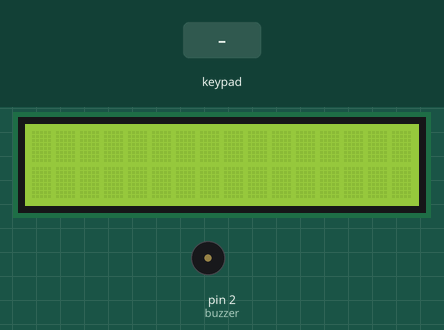
This sketch was run on a simulated Arduino Uno, built with avr-gcc and run on an emulated ATmega328P. Parts: 16×2 character LCD, buzzer (waves = sounding, pin HIGH). The inputs (shaded band) are chosen by the test bench.

Above: at 1.2 s.
1.3 s: keypad keys 6 7 8 9 # pressed 0.4 s apart
At 3.5 s:
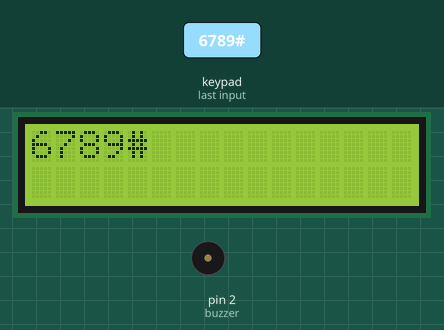
4.8 s: key '*' pressed
At 6.1 s:
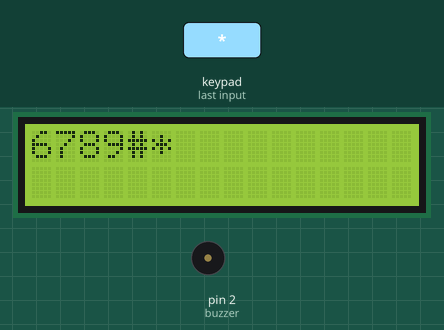
6.5 s: key '#' pressed
At 7.5 s:
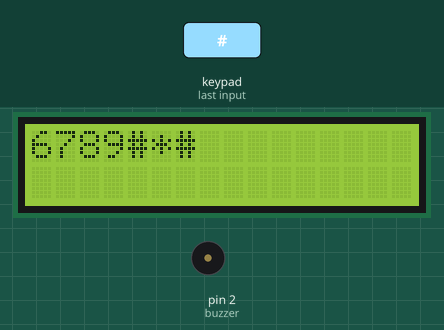
8.2 s: keypad keys 6 7 8 9 * pressed 0.4 s apart
At 11.1 s:
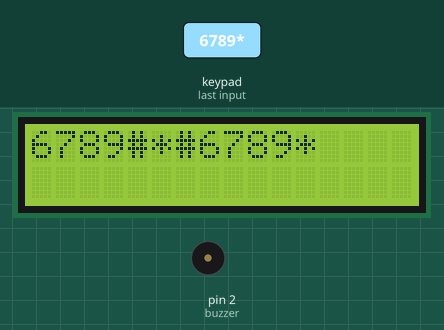
11.7 s: keypad keys 3 4 5 # pressed 0.4 s apart
At 13.4 s:
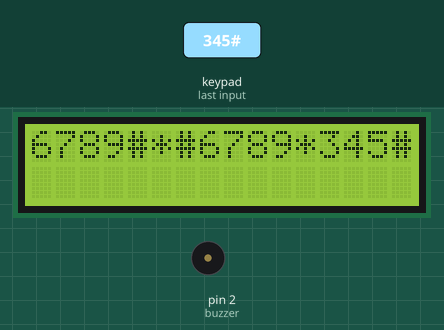
14.8 s: keypad keys 3 4 5 * pressed 0.4 s apart
At 16.1 s:
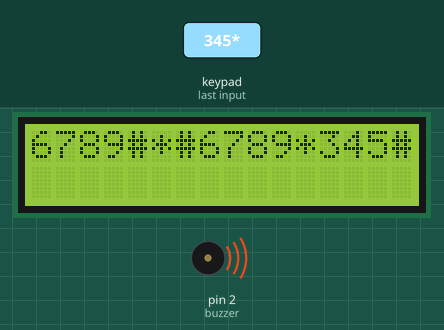
Timing chart, 0 to 17.8 s (numbered marks = the images above; inputs shaded):
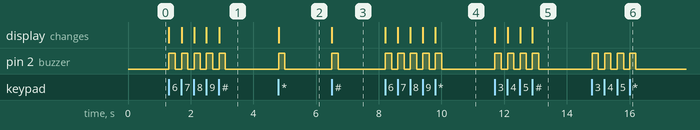

Measured:
- after the input at 1.3 s, pin 2 (buzzer): alternates HIGH for 0.20 s and LOW for 0.20 s, 10 changes in all, then stays LOW, starting at once; the display: first changes at once (image 1 shows a later state)
- after the input at 4.8 s, pin 2 (buzzer): LOW → HIGH at once, → LOW 0.20 s later; the display: changes at once (image 2)
- after the input at 6.5 s, pin 2 (buzzer): LOW → HIGH at once, → LOW 0.20 s later; the display: changes at once (image 3)
- after the input at 8.2 s, pin 2 (buzzer): alternates HIGH for 0.20 s and LOW for 0.20 s, 10 changes in all, then stays LOW, starting at once; the display: first changes at once (image 4 shows a later state)
- after the input at 11.7 s, pin 2 (buzzer): alternates HIGH for 0.20 s and LOW for 0.20 s, 8 changes in all, then stays LOW, starting at once; the display: first changes at once (image 5 shows a later state)
- after the input at 14.8 s, pin 2 (buzzer): alternates HIGH for 0.20 s and LOW for 0.20 s, 8 changes in all, then stays LOW, starting at once

The sketch:

sketLampR09.ino
```cpp
#include <LiquidCrystal_PCF8574.h>
#include <Keypad.h>
LiquidCrystal_PCF8574 lcd(0x27);
const byte ROWS = 4; //four rows
const byte COLS = 3; //three columns
char keys[ROWS][COLS] = {
  {'1','2','3'},
  {'4','5','6'},
  {'7','8','9'},
  {'*','0','#'}
};
byte rowPins[ROWS] = {6,7,8,9}; //connect to the row pinouts of the keypad
byte colPins[COLS] = {3,4,5}; //connect to the column pinouts of the keypad

Keypad keypad = Keypad( makeKeymap(keys), rowPins, colPins, ROWS, COLS );

void setup(){
    pinMode(2, OUTPUT);//buzzer
    lcd.begin(16,2);
    lcd.setBacklight(255);
    lcd.clear();
}

void loop(){
  char key = keypad.getKey();

  if (key){

    lcd.print(key);
    digitalWrite(2,HIGH);
    delay (200);
    digitalWrite(2,LOW);
      }
}
```
